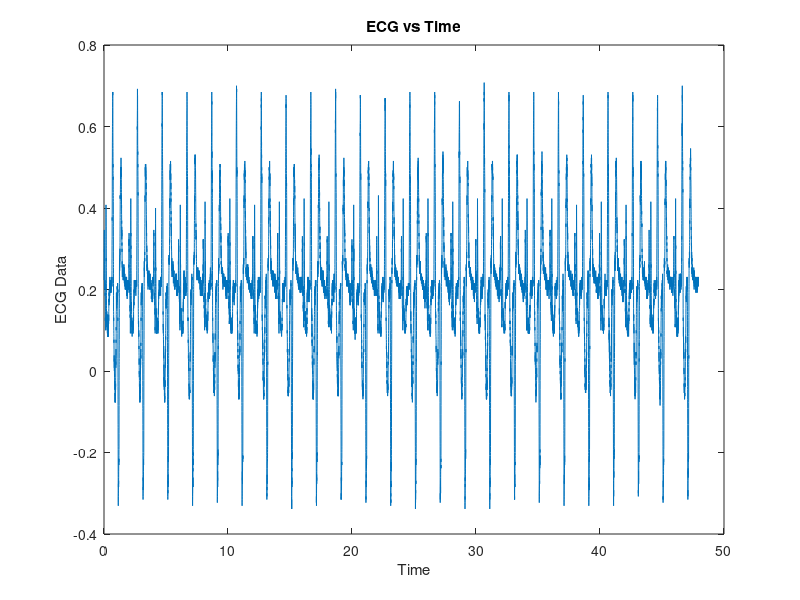
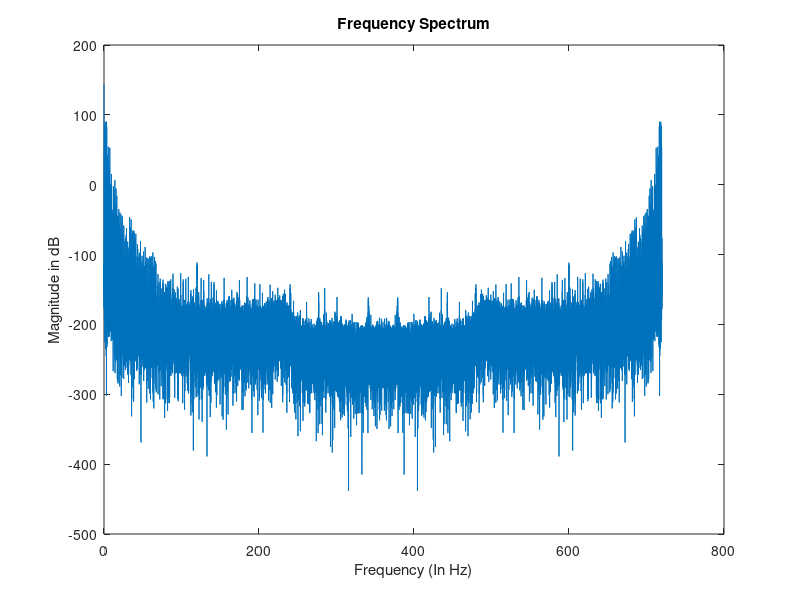
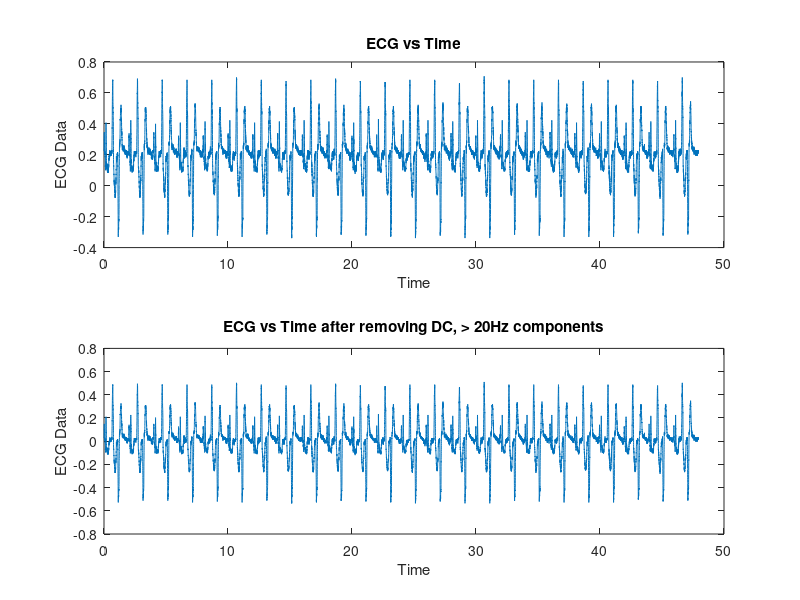

Reproduce these figures in MATLAB, in order.
warning('off')
% task a)
data=load("data/ECG_Data1.txt");
N=length(data);
Fs=720;
t=[0:1/Fs:((N-1)/Fs)];
plot(t,data);
xlabel('Time');
ylabel('ECG Data');
title(['ECG vs Time']);
saveas(gcf,['output/ECG.png']);

% task b)
f=fft(data);
figure
decib=20*log((abs(f).*abs(f))/N);
plot([0:N-1]*(Fs/N),decib);
xlabel('Frequency (In Hz)');
ylabel('Magnitude in dB');
title(['Frequency Spectrum']);
saveas(gcf,['output/frespec.png']);

% task c)

[maxi,ind]=max(decib(2:N-2));
ind=ind+1;
[maxi,ind]=max(decib(2:ind-1)); %ignore the 3Hz as it is just too high for a normal human and take second highest

ind=min(ind,N-ind);
disp('Heart Rate in BPM:')
hr=(ind-1)*Fs/N;
hr= hr*60; % in beats per minute
disp(hr);

% task d)

figure
f(1)=0;
%k/N=F/Fs
k= N*20000/Fs;
f(k+1:N+1-k)=0;
signal=ifft(f);
subplot(2,1,1);
plot(t,data);
xlabel('Time');
ylabel('ECG Data');
title(['ECG vs Time']);

subplot(2,1,2);
plot(t,real(signal));
xlabel('Time');
ylabel('ECG Data');
title(['ECG vs Time after removing DC, > 20Hz components']);
saveas(gcf,['output/ECG_2.png']);
